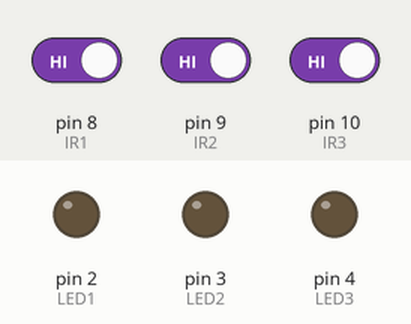
This sketch was run on a simulated Arduino Uno, built with avr-gcc and run on an emulated ATmega328P. Parts: output pins drawn as LEDs (lit = HIGH). Inputs (shaded band) come from the test bench; at power-on: pin 8 (IR1) HIGH, pin 9 (IR2) HIGH, pin 10 (IR3) HIGH.

Above: at 1.2 s.
1.3 s: pin 8 (IR1) driven LOW
At 1.8 s:
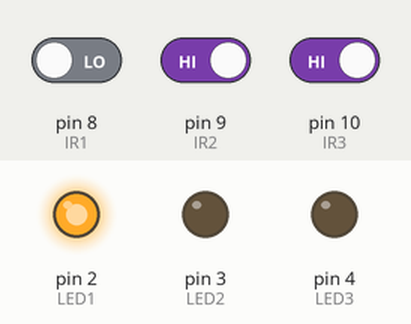
2.8 s: pin 9 (IR2) driven LOW
At 4.0 s:
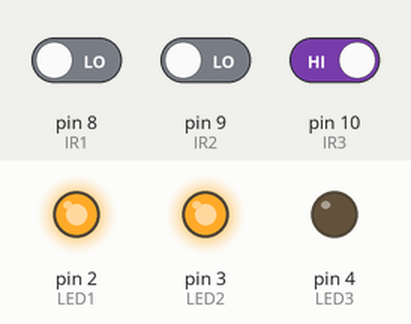
4.3 s: pin 10 (IR3) driven LOW
At 5.3 s:
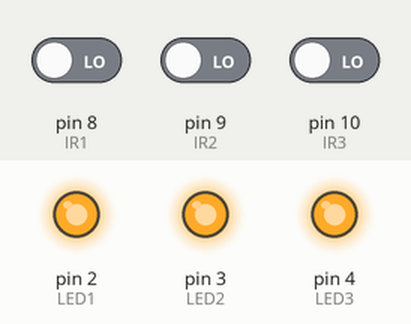
5.8 s: pin 8 (IR1) driven HIGH
At 6.4 s:
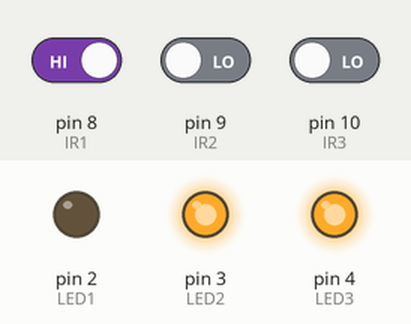
7.3 s: pin 9 (IR2) driven HIGH
At 7.6 s:
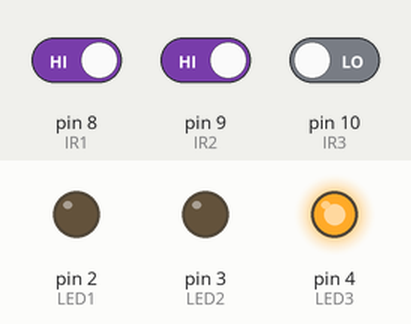
8.8 s: pin 8 (IR1) driven LOW
At 9.9 s:
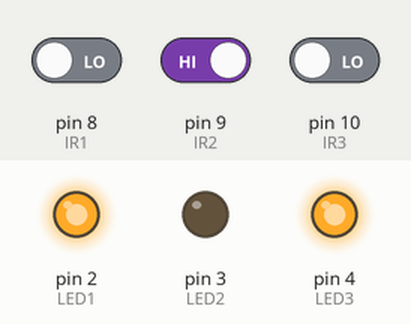
Timing chart, 0 to 11.3 s (numbered marks = the images above; inputs shaded):
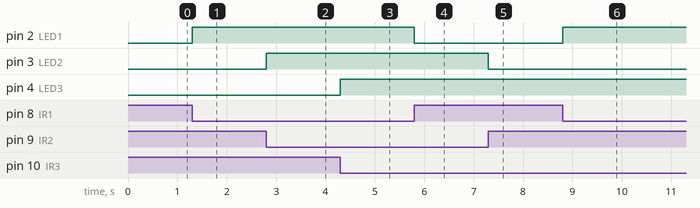

The sketch:

src_code.ino
```cpp
// ===============================
// Smart Street Light using Arduino Uno
// 3 IR Sensors + 3 LEDs
// ===============================

// LED Pins
const int LED1 = 2;
const int LED2 = 3;
const int LED3 = 4;

// IR Sensor Pins
const int IR1 = 8;
const int IR2 = 9;
const int IR3 = 10;

void setup()
{
  // Configure IR sensor pins as INPUT
  pinMode(IR1, INPUT);
  pinMode(IR2, INPUT);
  pinMode(IR3, INPUT);

  // Configure LED pins as OUTPUT
  pinMode(LED1, OUTPUT);
  pinMode(LED2, OUTPUT);
  pinMode(LED3, OUTPUT);

  // Initially turn OFF all LEDs
  digitalWrite(LED1, LOW);
  digitalWrite(LED2, LOW);
  digitalWrite(LED3, LOW);
}

void loop()
{
  // Read sensor values
  int sensor1 = digitalRead(IR1);
  int sensor2 = digitalRead(IR2);
  int sensor3 = digitalRead(IR3);

  // Most IR sensors give LOW when an object is detected

  // Control LED 1
  if (sensor1 == LOW)
  {
    digitalWrite(LED1, HIGH);
  }
  else
  {
    digitalWrite(LED1, LOW);
  }

  // Control LED 2
  if (sensor2 == LOW)
  {
    digitalWrite(LED2, HIGH);
  }
  else
  {
    digitalWrite(LED2, LOW);
  }

  // Control LED 3
  if (sensor3 == LOW)
  {
    digitalWrite(LED3, HIGH);
  }
  else
  {
    digitalWrite(LED3, LOW);
  }
}
```

Measured:
- after the input at 1.3 s, pin 2 (LED1): LOW → HIGH at once
- after the input at 2.8 s, pin 3 (LED2): LOW → HIGH at once
- after the input at 4.3 s, pin 4 (LED3): LOW → HIGH at once
- after the input at 5.8 s, pin 2 (LED1): HIGH → LOW at once
- after the input at 7.3 s, pin 3 (LED2): HIGH → LOW at once
- after the input at 8.8 s, pin 2 (LED1): LOW → HIGH at once
